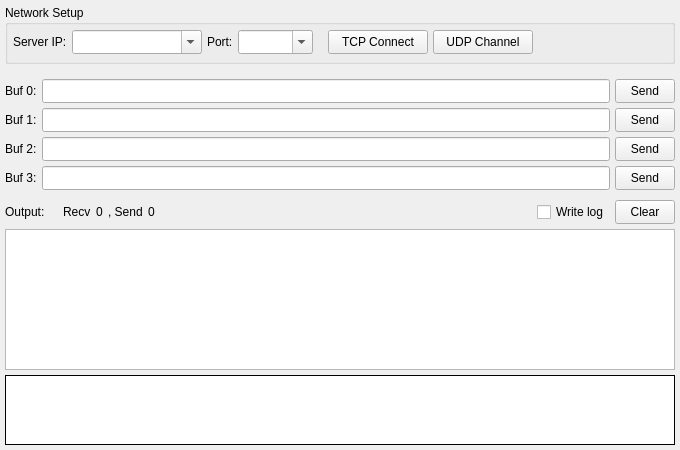
<?xml version="1.0" encoding="UTF-8"?>
<ui version="4.0">
 <class>ClientForm</class>
 <widget class="QWidget" name="ClientForm">
  <property name="geometry">
   <rect>
    <x>0</x>
    <y>0</y>
    <width>680</width>
    <height>450</height>
   </rect>
  </property>
  <property name="minimumSize">
   <size>
    <width>0</width>
    <height>0</height>
   </size>
  </property>
  <property name="windowTitle">
   <string>Client</string>
  </property>
  <property name="locale">
   <locale language="C" country="AnyCountry"/>
  </property>
  <layout class="QVBoxLayout" name="vlayout1">
   <property name="spacing">
    <number>5</number>
   </property>
   <property name="margin">
    <number>5</number>
   </property>
   <item>
    <widget class="QGroupBox" name="box1">
     <property name="sizePolicy">
      <sizepolicy hsizetype="Expanding" vsizetype="Fixed">
       <horstretch>0</horstretch>
       <verstretch>0</verstretch>
      </sizepolicy>
     </property>
     <property name="minimumSize">
      <size>
       <width>0</width>
       <height>59</height>
      </size>
     </property>
     <property name="maximumSize">
      <size>
       <width>16777215</width>
       <height>59</height>
      </size>
     </property>
     <property name="title">
      <string>Network Setup</string>
     </property>
     <layout class="QHBoxLayout" name="layout3">
      <property name="spacing">
       <number>5</number>
      </property>
      <property name="leftMargin">
       <number>5</number>
      </property>
      <property name="topMargin">
       <number>0</number>
      </property>
      <property name="rightMargin">
       <number>5</number>
      </property>
      <property name="bottomMargin">
       <number>2</number>
      </property>
      <item>
       <widget class="QLabel" name="lab1">
        <property name="sizePolicy">
         <sizepolicy hsizetype="Preferred" vsizetype="Fixed">
          <horstretch>0</horstretch>
          <verstretch>0</verstretch>
         </sizepolicy>
        </property>
        <property name="minimumSize">
         <size>
          <width>0</width>
          <height>24</height>
         </size>
        </property>
        <property name="maximumSize">
         <size>
          <width>16777215</width>
          <height>24</height>
         </size>
        </property>
        <property name="contextMenuPolicy">
         <enum>Qt::NoContextMenu</enum>
        </property>
        <property name="text">
         <string>Server IP:</string>
        </property>
        <property name="textFormat">
         <enum>Qt::PlainText</enum>
        </property>
        <property name="scaledContents">
         <bool>false</bool>
        </property>
       </widget>
      </item>
      <item>
       <widget class="QComboBox" name="cmbAddr">
        <property name="sizePolicy">
         <sizepolicy hsizetype="Fixed" vsizetype="Fixed">
          <horstretch>0</horstretch>
          <verstretch>0</verstretch>
         </sizepolicy>
        </property>
        <property name="minimumSize">
         <size>
          <width>130</width>
          <height>24</height>
         </size>
        </property>
        <property name="maximumSize">
         <size>
          <width>130</width>
          <height>24</height>
         </size>
        </property>
        <property name="editable">
         <bool>true</bool>
        </property>
        <property name="insertPolicy">
         <enum>QComboBox::NoInsert</enum>
        </property>
       </widget>
      </item>
      <item>
       <widget class="QLabel" name="lab2">
        <property name="sizePolicy">
         <sizepolicy hsizetype="Preferred" vsizetype="Fixed">
          <horstretch>0</horstretch>
          <verstretch>0</verstretch>
         </sizepolicy>
        </property>
        <property name="minimumSize">
         <size>
          <width>0</width>
          <height>24</height>
         </size>
        </property>
        <property name="maximumSize">
         <size>
          <width>16777215</width>
          <height>24</height>
         </size>
        </property>
        <property name="text">
         <string>Port:</string>
        </property>
       </widget>
      </item>
      <item>
       <widget class="QComboBox" name="cmbPort">
        <property name="sizePolicy">
         <sizepolicy hsizetype="Fixed" vsizetype="Fixed">
          <horstretch>0</horstretch>
          <verstretch>0</verstretch>
         </sizepolicy>
        </property>
        <property name="minimumSize">
         <size>
          <width>75</width>
          <height>24</height>
         </size>
        </property>
        <property name="maximumSize">
         <size>
          <width>75</width>
          <height>24</height>
         </size>
        </property>
        <property name="editable">
         <bool>true</bool>
        </property>
        <property name="insertPolicy">
         <enum>QComboBox::InsertAtTop</enum>
        </property>
       </widget>
      </item>
      <item>
       <spacer name="spc1">
        <property name="orientation">
         <enum>Qt::Horizontal</enum>
        </property>
        <property name="sizeType">
         <enum>QSizePolicy::Fixed</enum>
        </property>
        <property name="sizeHint" stdset="0">
         <size>
          <width>10</width>
          <height>0</height>
         </size>
        </property>
       </spacer>
      </item>
      <item>
       <widget class="QToolButton" name="btnTcp">
        <property name="sizePolicy">
         <sizepolicy hsizetype="Fixed" vsizetype="Fixed">
          <horstretch>0</horstretch>
          <verstretch>0</verstretch>
         </sizepolicy>
        </property>
        <property name="minimumSize">
         <size>
          <width>100</width>
          <height>24</height>
         </size>
        </property>
        <property name="maximumSize">
         <size>
          <width>100</width>
          <height>24</height>
         </size>
        </property>
        <property name="statusTip">
         <string/>
        </property>
        <property name="text">
         <string>TCP Connect</string>
        </property>
        <property name="checkable">
         <bool>true</bool>
        </property>
       </widget>
      </item>
      <item>
       <widget class="QToolButton" name="btnUdp">
        <property name="sizePolicy">
         <sizepolicy hsizetype="Fixed" vsizetype="Fixed">
          <horstretch>0</horstretch>
          <verstretch>0</verstretch>
         </sizepolicy>
        </property>
        <property name="minimumSize">
         <size>
          <width>100</width>
          <height>24</height>
         </size>
        </property>
        <property name="maximumSize">
         <size>
          <width>100</width>
          <height>24</height>
         </size>
        </property>
        <property name="statusTip">
         <string/>
        </property>
        <property name="text">
         <string>UDP Channel</string>
        </property>
        <property name="checkable">
         <bool>true</bool>
        </property>
       </widget>
      </item>
      <item>
       <spacer name="spc2">
        <property name="orientation">
         <enum>Qt::Horizontal</enum>
        </property>
        <property name="sizeHint" stdset="0">
         <size>
          <width>0</width>
          <height>0</height>
         </size>
        </property>
       </spacer>
      </item>
     </layout>
    </widget>
   </item>
   <item>
    <layout class="QGridLayout" name="layout1">
     <property name="topMargin">
      <number>10</number>
     </property>
     <property name="spacing">
      <number>5</number>
     </property>
     <item row="0" column="0">
      <widget class="QLabel" name="lab3">
       <property name="text">
        <string>Buf 0:</string>
       </property>
      </widget>
     </item>
     <item row="0" column="2">
      <widget class="QToolButton" name="btnSend0">
       <property name="minimumSize">
        <size>
         <width>60</width>
         <height>24</height>
        </size>
       </property>
       <property name="maximumSize">
        <size>
         <width>60</width>
         <height>24</height>
        </size>
       </property>
       <property name="text">
        <string>Send</string>
       </property>
      </widget>
     </item>
     <item row="1" column="0">
      <widget class="QLabel" name="lab4">
       <property name="text">
        <string>Buf 1:</string>
       </property>
      </widget>
     </item>
     <item row="1" column="2">
      <widget class="QToolButton" name="btnSend1">
       <property name="minimumSize">
        <size>
         <width>60</width>
         <height>24</height>
        </size>
       </property>
       <property name="maximumSize">
        <size>
         <width>60</width>
         <height>24</height>
        </size>
       </property>
       <property name="text">
        <string>Send</string>
       </property>
      </widget>
     </item>
     <item row="2" column="0">
      <widget class="QLabel" name="lab5">
       <property name="text">
        <string>Buf 2:</string>
       </property>
      </widget>
     </item>
     <item row="2" column="1">
      <widget class="QLineEdit" name="edtBuf2">
       <property name="minimumSize">
        <size>
         <width>0</width>
         <height>24</height>
        </size>
       </property>
       <property name="maximumSize">
        <size>
         <width>16777215</width>
         <height>24</height>
        </size>
       </property>
      </widget>
     </item>
     <item row="2" column="2">
      <widget class="QToolButton" name="btnSend2">
       <property name="minimumSize">
        <size>
         <width>60</width>
         <height>24</height>
        </size>
       </property>
       <property name="maximumSize">
        <size>
         <width>60</width>
         <height>24</height>
        </size>
       </property>
       <property name="text">
        <string>Send</string>
       </property>
      </widget>
     </item>
     <item row="3" column="0">
      <widget class="QLabel" name="lab6">
       <property name="text">
        <string>Buf 3:</string>
       </property>
      </widget>
     </item>
     <item row="3" column="1">
      <widget class="QLineEdit" name="edtBuf3">
       <property name="minimumSize">
        <size>
         <width>0</width>
         <height>24</height>
        </size>
       </property>
       <property name="maximumSize">
        <size>
         <width>16777215</width>
         <height>24</height>
        </size>
       </property>
      </widget>
     </item>
     <item row="3" column="2">
      <widget class="QToolButton" name="btnSend3">
       <property name="minimumSize">
        <size>
         <width>60</width>
         <height>24</height>
        </size>
       </property>
       <property name="maximumSize">
        <size>
         <width>60</width>
         <height>24</height>
        </size>
       </property>
       <property name="text">
        <string>Send</string>
       </property>
      </widget>
     </item>
     <item row="0" column="1">
      <widget class="QLineEdit" name="edtBuf0">
       <property name="minimumSize">
        <size>
         <width>0</width>
         <height>24</height>
        </size>
       </property>
       <property name="maximumSize">
        <size>
         <width>16777215</width>
         <height>24</height>
        </size>
       </property>
      </widget>
     </item>
     <item row="1" column="1">
      <widget class="QLineEdit" name="edtBuf1">
       <property name="minimumSize">
        <size>
         <width>0</width>
         <height>24</height>
        </size>
       </property>
       <property name="maximumSize">
        <size>
         <width>16777215</width>
         <height>24</height>
        </size>
       </property>
      </widget>
     </item>
    </layout>
   </item>
   <item>
    <layout class="QHBoxLayout" name="layout2">
     <property name="spacing">
      <number>5</number>
     </property>
     <property name="leftMargin">
      <number>0</number>
     </property>
     <property name="topMargin">
      <number>5</number>
     </property>
     <property name="rightMargin">
      <number>0</number>
     </property>
     <property name="bottomMargin">
      <number>0</number>
     </property>
     <item>
      <widget class="QLabel" name="lab7">
       <property name="text">
        <string>Output:    </string>
       </property>
      </widget>
     </item>
     <item>
      <widget class="QLabel" name="lab8">
       <property name="text">
        <string>Recv</string>
       </property>
      </widget>
     </item>
     <item>
      <widget class="QLabel" name="labRecv">
       <property name="sizePolicy">
        <sizepolicy hsizetype="Preferred" vsizetype="Preferred">
         <horstretch>0</horstretch>
         <verstretch>0</verstretch>
        </sizepolicy>
       </property>
       <property name="toolTip">
        <string notr="true"/>
       </property>
       <property name="text">
        <string notr="true">0</string>
       </property>
      </widget>
     </item>
     <item>
      <widget class="QLabel" name="lab9">
       <property name="text">
        <string>, Send</string>
       </property>
      </widget>
     </item>
     <item>
      <widget class="QLabel" name="labSend">
       <property name="toolTip">
        <string notr="true"/>
       </property>
       <property name="text">
        <string notr="true">0</string>
       </property>
      </widget>
     </item>
     <item>
      <spacer name="spc3">
       <property name="orientation">
        <enum>Qt::Horizontal</enum>
       </property>
       <property name="sizeHint" stdset="0">
        <size>
         <width>0</width>
         <height>0</height>
        </size>
       </property>
      </spacer>
     </item>
     <item>
      <widget class="QCheckBox" name="chkLog">
       <property name="text">
        <string>Write log</string>
       </property>
      </widget>
     </item>
     <item>
      <widget class="QToolButton" name="btnClear">
       <property name="minimumSize">
        <size>
         <width>60</width>
         <height>24</height>
        </size>
       </property>
       <property name="maximumSize">
        <size>
         <width>60</width>
         <height>24</height>
        </size>
       </property>
       <property name="text">
        <string>Clear</string>
       </property>
      </widget>
     </item>
    </layout>
   </item>
   <item>
    <widget class="QTreeWidget" name="treeOutput">
     <property name="horizontalScrollBarPolicy">
      <enum>Qt::ScrollBarAlwaysOff</enum>
     </property>
     <property name="editTriggers">
      <set>QAbstractItemView::NoEditTriggers</set>
     </property>
     <property name="showDropIndicator" stdset="0">
      <bool>false</bool>
     </property>
     <property name="alternatingRowColors">
      <bool>false</bool>
     </property>
     <property name="selectionMode">
      <enum>QAbstractItemView::SingleSelection</enum>
     </property>
     <property name="selectionBehavior">
      <enum>QAbstractItemView::SelectRows</enum>
     </property>
     <property name="wordWrap">
      <bool>true</bool>
     </property>
     <attribute name="headerVisible">
      <bool>false</bool>
     </attribute>
     <attribute name="headerStretchLastSection">
      <bool>true</bool>
     </attribute>
     <column>
      <property name="text">
       <string notr="true">1</string>
      </property>
     </column>
    </widget>
   </item>
   <item>
    <widget class="QPlainTextEdit" name="txtOutput">
     <property name="sizePolicy">
      <sizepolicy hsizetype="Expanding" vsizetype="Fixed">
       <horstretch>0</horstretch>
       <verstretch>0</verstretch>
      </sizepolicy>
     </property>
     <property name="minimumSize">
      <size>
       <width>0</width>
       <height>70</height>
      </size>
     </property>
     <property name="maximumSize">
      <size>
       <width>16777215</width>
       <height>70</height>
      </size>
     </property>
     <property name="acceptDrops">
      <bool>false</bool>
     </property>
     <property name="frameShape">
      <enum>QFrame::Box</enum>
     </property>
     <property name="frameShadow">
      <enum>QFrame::Plain</enum>
     </property>
     <property name="horizontalScrollBarPolicy">
      <enum>Qt::ScrollBarAlwaysOff</enum>
     </property>
     <property name="tabChangesFocus">
      <bool>true</bool>
     </property>
     <property name="undoRedoEnabled">
      <bool>false</bool>
     </property>
     <property name="readOnly">
      <bool>true</bool>
     </property>
     <property name="textInteractionFlags">
      <set>Qt::TextSelectableByKeyboard|Qt::TextSelectableByMouse</set>
     </property>
    </widget>
   </item>
  </layout>
 </widget>
 <tabstops>
  <tabstop>cmbAddr</tabstop>
  <tabstop>cmbPort</tabstop>
  <tabstop>btnTcp</tabstop>
  <tabstop>btnUdp</tabstop>
  <tabstop>edtBuf0</tabstop>
  <tabstop>btnSend0</tabstop>
  <tabstop>edtBuf1</tabstop>
  <tabstop>btnSend1</tabstop>
  <tabstop>edtBuf2</tabstop>
  <tabstop>btnSend2</tabstop>
  <tabstop>edtBuf3</tabstop>
  <tabstop>btnSend3</tabstop>
  <tabstop>chkLog</tabstop>
  <tabstop>btnClear</tabstop>
  <tabstop>treeOutput</tabstop>
 </tabstops>
 <resources/>
 <connections/>
</ui>
